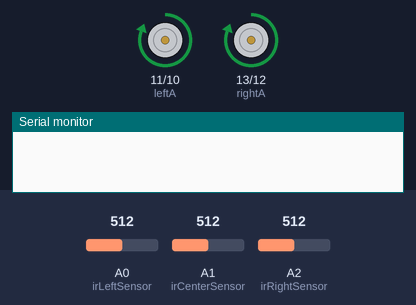
The sketch below on a simulated Arduino Uno, built with avr-gcc and run on an emulated ATmega328P. Shown: motor-driver pin pairs drawn as motors (green arrow = first pin HIGH = forward, orange = second pin HIGH = backward, longer = more drive), the last lines printed to the serial monitor. The inputs (shaded band) are chosen by the test bench; at power-on: A0 (irLeftSensor) = 512, A1 (irCenterSensor) = 512, A2 (irRightSensor) = 512.

Above: at 0.2 s.
At 2.2 s:
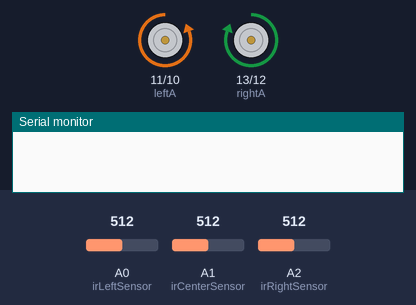
At 4.8 s:
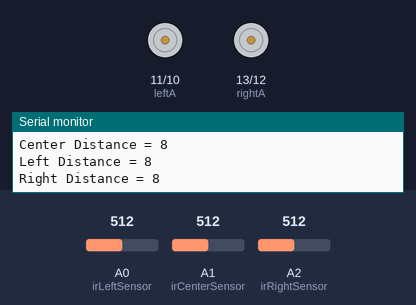
At 7.3 s:
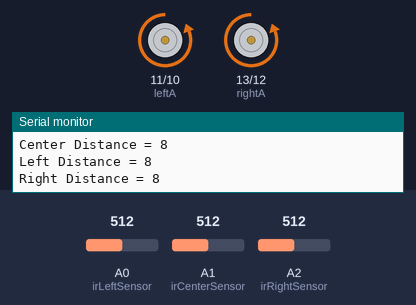
Timing chart, 0 to 8.0 s (numbered marks = the images above):
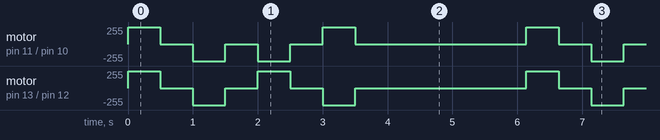

The sketch:

july1.ino
```cpp
/*
  Ethan Daniels || Micromouse 2017-2018
  Last Edited 7.1.2017 6:17PM

  Main code that will be used on the micromouse to solve and navigate the maze.
*/

//declaring motors
const int leftA = 11;
const int leftB = 10;
const int rightA = 13;
const int rightB = 12;
int motorState = 0;

//declaring sensors
const int irLeftSensor = 0;
const int irCenterSensor = 1;
const int irRightSensor = 2;

void setup()
{
  //motors
  pinMode(leftA, OUTPUT);
  pinMode(leftB, OUTPUT);
  pinMode(rightA, OUTPUT);
  pinMode(rightB, OUTPUT);
  motorsStop();

  //setup
  Serial.begin(9600);
}

void loop()
{
  //Test for motor directions

  //Forward
  motorsForward();
  delay(500);

  motorsStop();
  delay(500);

  //Back
  motorsBackward();
  delay(500);

  motorsStop();
  delay(500);

  //Left
  motorsLeft();
  delay(500);

  motorsStop();
  delay(500);

  //Right
  motorsRight();
  delay(500);

  motorsStop();
  delay(500);

  //movement();

  //Displaying the sensor values to the serial monitor
  Serial.print("Center Distance = ");
  Serial.println(centerSensor(100));
  Serial.print("Left Distance = ");
  Serial.println(leftSensor(100));
  Serial.print("Right Distance = ");
  Serial.println(rightSensor(100));
  delay(2000);
}
```

floodFill.ino
```cpp
//Defining the wall byte LSB->MSB
const int north = 1;
const int east = 2;
const int south = 4;
const int west = 8;
const int visited = 16;

//defualt state is north
int globalHeading = 1;

//define the maze size
int maze [16][16];

//define cell values (based on wall byte)
const int startCell = south+west+east;
int currCell = startCell;

//define actual position values
int posx = 1;
int posy = 1;
const int goalx = 8;
const int goaly = 8;


void floodFill()
{
  while((posx && posy) != (8 || 9))
  {
    //if this cell has been visited
    if(maze[posx][posy] >= 16)
    {
      nav2Center();
    }
    //if the cell has been visited
    else
    {
      getSensorState();
      nav2Center();
    }
  }
}

//void getNeighbors(int* nextx, int* nexty)
//{
//  //these will be referneced in nav2Neighbor
//  //create north neighbor
//  int northx = posx;
//  int northy = posy+1;
//
//  //create east neighbor
//  int eastx = posx+1;
//  int easty = posy;
//
//  //create south neighbor
//  int southx = posx;
//  int southy = posy-1;
//
//  //create weast neighbor
//  int westx = posx-1;
//  int westy = posy;
//
//  //if the WALL BYTE value of the north cell is the least, we want next cell to be there
//  if(maze[northx][northy] < (maze[southx][southy] || maze[eastx][easty] || maze[westx][westy]))
//  {
//    *nextx = northx;
//    *nexty = northy;
//  }
//  //ibid. east
//  if(maze[eastx][easty] < maze[northx][northy] || (maze[southx][southy] || maze[westx][westy]))
//  {
//    *nextx = eastx;
//    *nexty = easty;
//  }
//  //ibid. south
//  if((maze[southx][southy] < maze[northx][northy] || maze[eastx][easty] || maze[westx][westy]))
//  {
//    *nextx = southx;
//    *nexty = southy;
//  }
//  //ibid. west
//  if((maze[westx][westy] < maze[northx][northy] || maze[eastx][easty] || maze[southx][southy]))
//  {
//    *nextx = westx;
//    *nexty = westy;
//  }
//}
```

irSensors.ino
```cpp
/*
  Ethan Daniels || Micromouse 2015-2016 || Phobos 1 || IR Sensors
  Last Edited 1.17.2015 10:16PM

  Creates sensor states
  Creates 3 functions to find a number of avg values of the ir sensor and converts value to cm
*/
//create sensor state variable
int sensorState = 0;

//Center Sensor
int centerSensor(int count)
{
  int sum = 0;
  for (int i = 0; i < count; i++)
  {
    int sensorValue = analogRead(irCenterSensor); //read the ir sensor value
    int distance_cm = pow(3027.4 / sensorValue, 1.2134); //converting readings to distance in cm. comes from ir data sheet
    sum = sum + distance_cm;
  }
  return (sum / count);
}

//Left Sensor [SEES RIGHT WALL]
int leftSensor(int count)
{
  int sum = 0;
  for (int i = 0; i < count; i++)
  {
    int sensorValue = analogRead(irLeftSensor);
    int distance_cm = pow(3027.4 / sensorValue, 1.2134);
    sum = sum + distance_cm;
  }
  return (sum / count);
}

//Right Sensor [SEES LEFT WALL]
int rightSensor(int count)
{
  int sum = 0;
  for (int i = 0; i < count; i++)
  {
    int sensorValue = analogRead(irRightSensor);
    int distance_cm = pow(3027.4 / sensorValue, 1.2134);
    sum = sum + distance_cm;
  }
  return (sum / count);
}

//Creating Sensor States
int getSensorState()
{
  //DISTANCE VALUES WILL CHANGE AFTER TESTING

  //state 1, walls right and left
  if(centerSensor(100) > 10 && (leftSensor(100) < 5 && rightSensor(100) < 5))
  {
    sensorState = 1;

    //if this cell has been visited, dont add any wall information
    if(maze[posx][posy] > 16){
      maze[posx][posy] = maze[posx][posy];
    }
    //if the cell hasn't been visited add wall information and visisted bit
    else{
      maze[posx][posy] = maze[posx][posy]+east+west+visited;
    }
  }

  //state 2, walls forward and left
  if(leftSensor(100) > 10 && (centerSensor(100) < 5 && rightSensor(100) < 5))
  {
    sensorState = 2;
    //if this cell has been visited, dont add any wall information
    if(maze[posx][posy] > 16){
      maze[posx][posy] = maze[posx][posy];
    }
    //if the cell hasn't been visited add wall information and visisted bit
    else{
      maze[posx][posy] = maze[posx][posy]+north+west+visited;
    }
  }

  //state 3, walls forward and right
  if(rightSensor(100) > 10 && (centerSensor(100) < 5 && leftSensor(100) <5))
  {
    sensorState = 3;

    //if this cell has been visited, dont add any wall information
    if(maze[posx][posy] > 16){
      maze[posx][posy] = maze[posx][posy];
    }
    //if the cell hasn't been visited add wall information and visisted bit
    else{
      maze[posx][posy] = maze[posx][posy]+north+east+visited;
    }
  }

  //sate 4, walls forward, right, and left
  if(rightSensor(100) < 5 && leftSensor(100) < 5 && centerSensor(100) <5)
  {
    sensorState = 4;
    //if this cell has been visited, dont add any wall information
    if(maze[posx][posy] > 16){
      maze[posx][posy] = maze[posx][posy];
    }
    //if the cell hasn't been visited add wall information and visisted bit
    else{
      maze[posx][posy] = maze[posx][posy]+north+east+west+visited;
    }
  }

  //state 5, wall to the left no wall ahead or to right
  if(rightSensor(100) < 5 && (centerSensor(100) > 10 && leftSensor(100) > 10))
  {
    sensorState = 5;
    //if this cell has been visited, dont add any wall information
    if(maze[posx][posy] > 16){
      maze[posx][posy] = maze[posx][posy];
    }
    //if the cell hasn't been visited add wall information and visisted bit
    else{
      maze[posx][posy] = maze[posx][posy]+west+visited;
    }
  }

  //state 6, wall to the right no wall ahead or to left
  if(leftSensor(100) < 5 && (centerSensor(100) > 10 && leftSensor(100) > 10))
  {
    sensorState = 6;
    //if this cell has been visited, dont add any wall information
    if(maze[posx][posy] > 16){
      maze[posx][posy] = maze[posx][posy];
    }
    //if the cell hasn't been visited add wall information and visisted bit
    else{
      maze[posx][posy] = maze[posx][posy]+east+visited;
    }
  }
}
```

motors.ino
```cpp
/*
  Ethan Daniels || Micromouse 2015-2016 || Phobos 1 || Motor Control
  Last Edited 1.17.2015 7:44PM

  Creates basic motor control for the micromouse
  Built for use with the L293D H-Bridge
*/

//will define movement w/ use of encoder
void fwdOneSquare()
{

}
void leftOneSquare()
{

}
void rightOneSquare()
{

}
//have to figure out in testing best movements
void turnAround2Fwd()
{

}


void motorsForward()     // Moves Robot forward
{
  leftForward();
  rightForward();
}
void motorsBackward()    // Moves Robot backwards
{
  leftBackward();
  rightBackward();
}
void motorsStop()        // Stops Robot
{
  leftStop();
  rightStop();
}
void motorsLeft()    // Turns Robot to the left
{
  leftBackward();
  rightForward();
}
void motorsRight()   // Turn Robot to the right
{
  rightBackward();
  leftForward();
}


//left
void leftForward()         // left motor to rotate ccw (forward)
{
  digitalWrite(leftA, HIGH);
  digitalWrite(leftB, LOW);
}
void leftBackward()        // left motor to rotate cw (backward)
{
  digitalWrite(leftA, LOW);
  digitalWrite(leftB, HIGH);
}

void leftStop()            // left motor does not rotate
{
  digitalWrite(leftA, LOW);
  digitalWrite(leftB, LOW);
}

//right
void rightForward()       // right motor to rotate cw (forward)
{
  digitalWrite(rightA, HIGH);
  digitalWrite(rightB, LOW);
}
void rightBackward()      // right motor to rotate ccw (backward)
{
  digitalWrite(rightA, LOW);
  digitalWrite(rightB, HIGH);
}

void rightStop()         // right motor does not rotate
{
  digitalWrite(rightA, LOW);
  digitalWrite(rightB, LOW);
}
```

navagation.ino
```cpp
/*
  Ethan Daniels || Micromouse 2015-2016 || Phobos 1 || Base Maze Solving Algorithm
  Last Edited 1.17.2015 11:15PM

  Uses if statements to find the best movements for the micromouse based on current position.
  This is the core maze solving algorithm.
*/

//basic wall and maze avoidance OLD CODE
//this will be be basic obstical avodiance
void nav()
{
  //Default state of robot. Move forward when there is no wall straight ahead
  if (centerSensor(100) >= 10)
  {
    motorsForward();
  }

  //Turn right first if the center path is blocked
  if (centerSensor(100) <= 10 && leftSensor(100) >= 10 && rightSensor(100) >= 10)
  {
    motorsRight();
  }

  //Turn left if there is an opening
  if (centerSensor(100) <= 10 && leftSensor(100) >= 10 && rightSensor(100) <= 10)
  {
    motorsLeft();
  }

  //Turn Right if there is an opening
  if (centerSensor(100) <= 10 && rightSensor(100) >= 10 && leftSensor(100) <= 10)
  {
    motorsRight();
  }

  //If a dead end is present
  if (centerSensor(100) <= 10 && rightSensor(100) <= 10 && leftSensor(100) <= 10)
  {
    motorsStop();
  }
}

int dist2Goal(int posx, int posy)
{
  int dist = (abs(goaly-posy)+abs(goalx-posx));
  return dist;
}

//nav2Center, will attemt to navigate twoard the center of the maze, checking the distnace from center of each neighbor
void nav2Center()
{
  //create north neighbor
  int northx = posx;
  int northy = posy+1;

  //create east neighbor
  int eastx = posx+1;
  int easty = posy;

  //create south neighbor
  int southx = posx;
  int southy = posy-1;

  //create west neighbor
  int westx = posx-1;
  int westy = posy;

  int nNeighbor = dist2Goal(northx, northy);
  int eNeighbor = dist2Goal(eastx, easty);
  int sNeighbor = dist2Goal(southx, southy);
  int wNeighbor = dist2Goal(westx, westy);


}


//defines the travel to the next NORTH cell, dependant on surroudings and global heading
void navNorth()
{
  //add self correction at somepoint

  switch(globalHeading)
  {
    //the robot is facing north
    case 1:
    {
      switch(sensorState)
      {
        case 1:
        {
          //move forward one cell


          //increase the acutal positon value
          posy = posy+1;
          break;
        }
        case 2:
        {

          //must update global heading as turn is necessary
          break;
        }
        case 3:
        {
           break;
        }
        case 4:
        {
           break;
        }
        case 5:
        {
           break;
        }
        case 6:
        {
          break;
        }
      }
    }

    //the robot is facing east
    case 2:
    {
      break;
    }

    //the robot is facing south
    case 4:
    {
      break;
    }

    //the robot is facing west
    case 8:
    {
      break;
    }
  }


  //mark the current cell as visited
  maze[posx][posy] = maze[posx][posy]+visited;

  //should NOT be here, must go into case values
  //increase the travel direction
  //posy = posy+1;
}

//defines the travel to the next EAST cell, dependant on surroudings
void navEast()
{

  //mark the current cell as visited
  maze[posx][posy] = maze[posx][posy]+visited;

  //should NOT be here, must go into case values
  //increase the travel direction
  //posx = posx+1;
}

//defines the travel to the next SOUTH cell, dependant on surroudings
void navSouth()
{

  //mark the current cell as visited
  maze[posx][posy] = maze[posx][posy]+visited;

  //should NOT be here, must go into case values
  //increase the travel direction
  //posy = posy-1;
}

//defines the travel to the next WEST cell, dependant on surroudings
void navWest()
{

  //mark the current cell as visited
  maze[posx][posy] = maze[posx][posy]+visited;

  //should NOT be here, must go into case values
  //increase the travel direction
  //posx = posx-1;
}

//cell ranking, will tell the robot best cell to go to next
void nav2Neighbor()
{
//  int nextx;
//  int nexty;
//  getNeighbors(&nextx, &nexty);

  //create north neighbor
  int northx = posx;
  int northy = posy+1;

  //create east neighbor
  int eastx = posx+1;
  int easty = posy;

  //create south neighbor
  int southx = posx;
  int southy = posy-1;

  //create west neighbor
  int westx = posx-1;
  int westy = posy;

  //if the best neighbor is NORTH
  if(maze[northx][northy] < (maze[southx][southy] || maze[eastx][easty] || maze[westx][westy]))
  {
    navNorth();
  }

  //if th best neighbor is EAST
  if(maze[eastx][easty] < maze[northx][northy] || (maze[southx][southy] || maze[westx][westy]))
  {
    navEast();
  }

  //if the best neighbor is SOUTH
  if((maze[southx][southy] < maze[northx][northy] || maze[eastx][easty] || maze[westx][westy]))
  {
    navSouth();
  }

  //if the best neighbor is WEST
  if((maze[westx][westy] < maze[northx][northy] || maze[eastx][easty] || maze[southx][southy]))
  {
    navWest();
  }
}
```

Measured:
- by itself, motor on pin 11 (leftA) / pin 10 (leftB): repeats every 6.1 s: 2 × (stopped 0.50 s, backward 255/255 0.50 s), stopped 0.50 s, forward 255/255 0.50 s, stopped 2.6 s, forward 255/255 0.50 s
- by itself, motor on pin 13 (rightA) / pin 12 (rightB): repeats every 6.1 s: stopped 0.50 s, backward 255/255 0.50 s, stopped 0.50 s, forward 255/255 0.50 s, stopped 0.50 s, backward 255/255 0.50 s, stopped 2.6 s, forward 255/255 0.50 s
